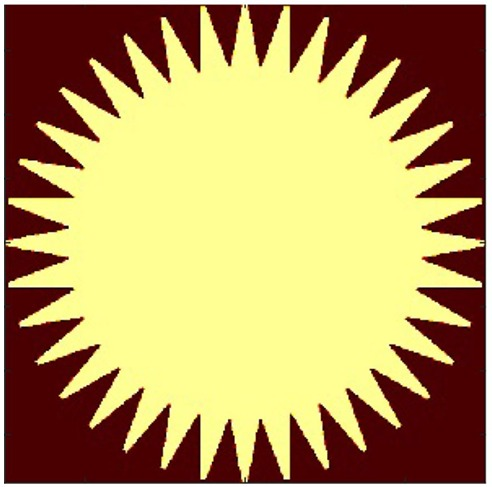
#> input picture clonka_zubata.jpeg, 492 x 487 px, found by its file name
$ python main.py
#> lines starting #> are read from the running program, lines starting #| are printed output that depends on the picture
import cv2
import numpy as np
from matplotlib import pyplot as plt

RADIUS_100UM = 5
RADIUS_200UM = 10

def create_circular_mask(rows, cols, radius):
    """Creates a centered 2D ideal circular floating-point mask."""
    crow, ccol = rows // 2, cols // 2
    Y, X = np.ogrid[:rows, :cols]
    dist_from_center = np.sqrt((X - ccol)**2 + (Y - crow)**2)
    return (dist_from_center <= radius).astype(float)

def create_gaussian_mask(rows, cols, sigma):
    """Creates a centered 2D Gaussian floating-point mask."""
    crow, ccol = rows // 2, cols // 2
    Y, X = np.ogrid[:rows, :cols]
    dist_sq = (X - ccol)**2 + (Y - crow)**2
    return np.exp(-dist_sq / (2.0 * (sigma ** 2)))

def main():
    print("Running zubar-sim...")

    img_bgr = cv2.imread('clonka_zubata.jpeg')
#> img_bgr is the input picture: shape (487, 492, 3); mean B, G, R 94.9, 154.9, 182.5
    if img_bgr is None:
        print("Error: Could not read 'clonka_zubata.jpeg'. Check the file path.")
        return

    img = cv2.cvtColor(img_bgr, cv2.COLOR_BGR2GRAY)
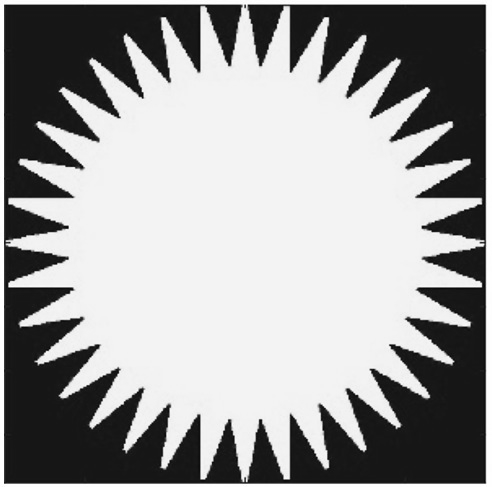
#> img: shape (487, 492); min 4, max 255, mean 156.4
    rows, cols = img.shape
#> rows = 487; cols = 492

    f = np.fft.fft2(img)
    fshift = np.fft.fftshift(f)
    magnitude_spectrum = np.log1p(np.abs(fshift))
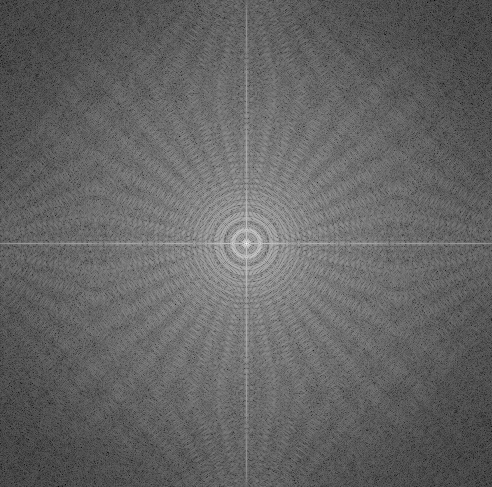
#> magnitude_spectrum: shape (487, 492) float64; min 1.33, max 17.44, mean 7.69; drawn with min black and max white

    mask_100 = create_circular_mask(rows, cols, RADIUS_100UM)
    mask_200 = create_circular_mask(rows, cols, RADIUS_200UM)

    fshift_lpf_100 = fshift * mask_100
    img_lpf_100 = np.abs(np.fft.ifft2(np.fft.ifftshift(fshift_lpf_100)))
    fshift_hpf_100 = fshift * (1.0 - mask_100)
    img_hpf_100 = np.abs(np.fft.ifft2(np.fft.ifftshift(fshift_hpf_100)))

    fshift_lpf_200 = fshift * mask_200
    img_lpf_200 = np.abs(np.fft.ifft2(np.fft.ifftshift(fshift_lpf_200)))
    fshift_hpf_200 = fshift * (1.0 - mask_200)
    img_hpf_200 = np.abs(np.fft.ifft2(np.fft.ifftshift(fshift_hpf_200)))
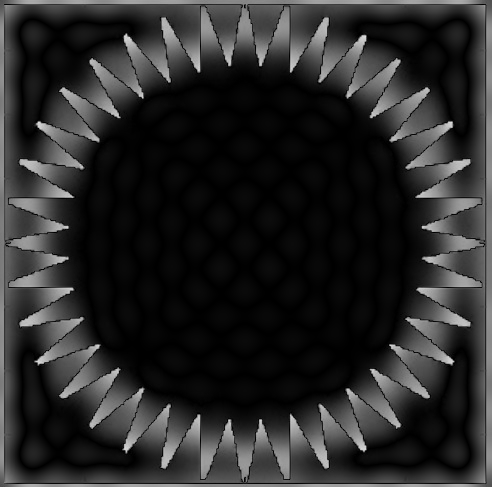
#> img_hpf_200: shape (487, 492) float64; min 0.000105, max 222.5, mean 41.2

    gauss_mask_100 = create_gaussian_mask(rows, cols, RADIUS_100UM)
    gauss_mask_200 = create_gaussian_mask(rows, cols, RADIUS_200UM)

    fshift_gauss_lpf_100 = fshift * gauss_mask_100
    img_gauss_lpf_100 = np.abs(np.fft.ifft2(np.fft.ifftshift(fshift_gauss_lpf_100)))
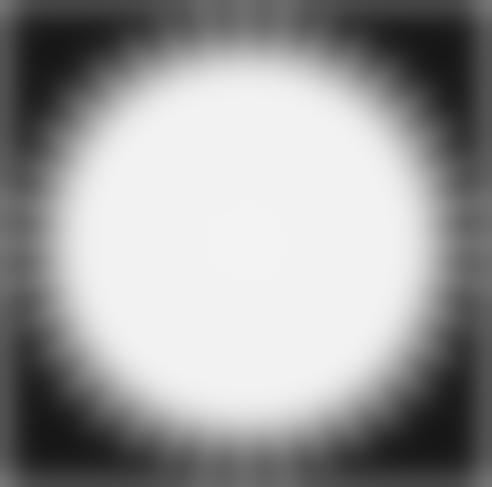
#> img_gauss_lpf_100: shape (487, 492) float64; min 23.06, max 243, mean 156.4
    fshift_gauss_hpf_100 = fshift * (1.0 - gauss_mask_100)
    img_gauss_hpf_100 = np.abs(np.fft.ifft2(np.fft.ifftshift(fshift_gauss_hpf_100)))

    fshift_gauss_lpf_200 = fshift * gauss_mask_200
    img_gauss_lpf_200 = np.abs(np.fft.ifft2(np.fft.ifftshift(fshift_gauss_lpf_200)))
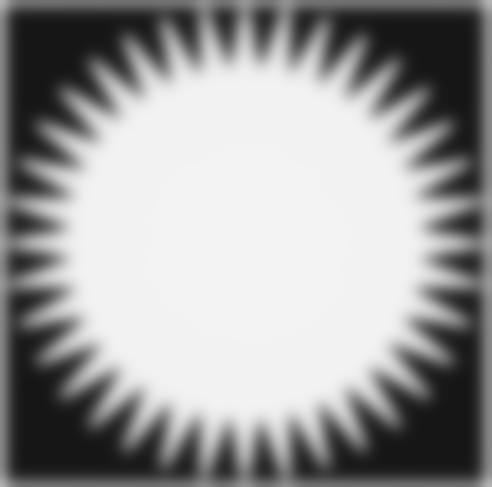
#> img_gauss_lpf_200: shape (487, 492) float64; min 22, max 243, mean 156.4
    fshift_gauss_hpf_200 = fshift * (1.0 - gauss_mask_200)
    img_gauss_hpf_200 = np.abs(np.fft.ifft2(np.fft.ifftshift(fshift_gauss_hpf_200)))
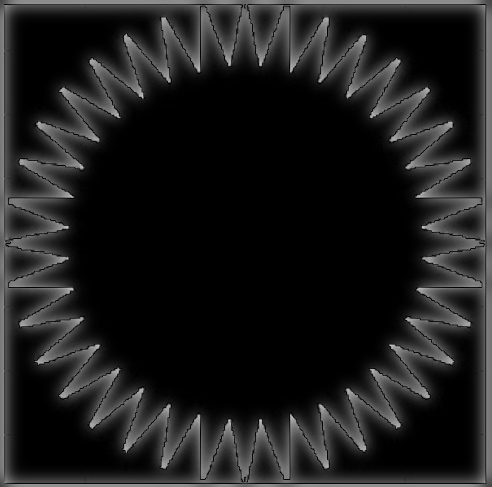
#> img_gauss_hpf_200: shape (487, 492) float64; min 0, max 201.3, mean 29.9

    plt.figure(figsize=(24, 7))

    plt.subplot(2, 7, 1), plt.imshow(img, cmap='gray')
    plt.title('Input'), plt.xticks([]), plt.yticks([])

    plt.subplot(2, 7, 2), plt.imshow(mask_100, cmap='gray')
    plt.title(f'Kruh 1 (r={RADIUS_100UM}px)'), plt.xticks([]), plt.yticks([])

    plt.subplot(2, 7, 3), plt.imshow(img_lpf_100, cmap='jet')
    plt.title('LPF 1'), plt.xticks([]), plt.yticks([])

    plt.subplot(2, 7, 4), plt.imshow(img_hpf_100, cmap='jet')
    plt.title('HPF 1'), plt.xticks([]), plt.yticks([])

    plt.subplot(2, 7, 5), plt.imshow(gauss_mask_100, cmap='gray')
    plt.title(f'Gauss 1 ($\sigma$={RADIUS_100UM})'), plt.xticks([]), plt.yticks([])

    plt.subplot(2, 7, 6), plt.imshow(img_gauss_lpf_100, cmap='jet')
    plt.title('G_LPF 1'), plt.xticks([]), plt.yticks([])

    plt.subplot(2, 7, 7), plt.imshow(img_gauss_hpf_100, cmap='jet')
    plt.title('G_HPF 1'), plt.xticks([]), plt.yticks([])

    plt.subplot(2, 7, 8), plt.imshow(magnitude_spectrum, cmap='magma')
    plt.title('FFT'), plt.xticks([]), plt.yticks([])

    plt.subplot(2, 7, 9), plt.imshow(mask_200, cmap='gray')
    plt.title(f'Kruh 2 (r={RADIUS_200UM}px)'), plt.xticks([]), plt.yticks([])

    plt.subplot(2, 7, 10), plt.imshow(img_lpf_200, cmap='jet')
    plt.title('LPF 2'), plt.xticks([]), plt.yticks([])

    plt.subplot(2, 7, 11), plt.imshow(img_hpf_200, cmap='jet')
    plt.title('HPF 2'), plt.xticks([]), plt.yticks([])

    plt.subplot(2, 7, 12), plt.imshow(gauss_mask_200, cmap='gray')
    plt.title(f'Gauss 2 ($\sigma$={RADIUS_200UM})'), plt.xticks([]), plt.yticks([])

    plt.subplot(2, 7, 13), plt.imshow(img_gauss_lpf_200, cmap='jet')
    plt.title('G_LPF 2'), plt.xticks([]), plt.yticks([])

    plt.subplot(2, 7, 14), plt.imshow(img_gauss_hpf_200, cmap='jet')
    plt.title('G_ HPF 2'), plt.xticks([]), plt.yticks([])

    plt.tight_layout()
    plt.show()
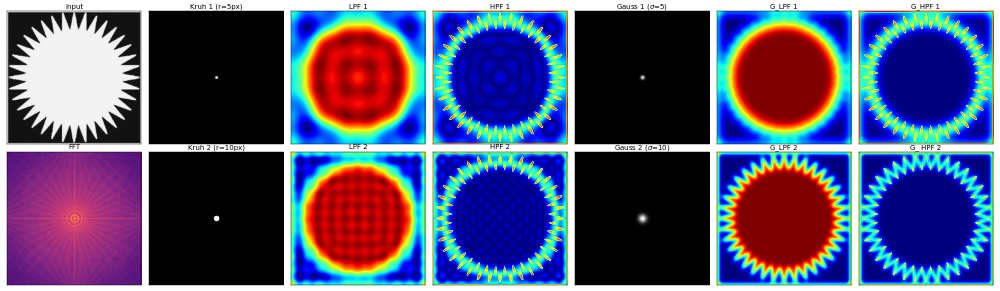
#> figure drawn by matplotlib, 14 panels

if __name__ == "__main__":
    main()
